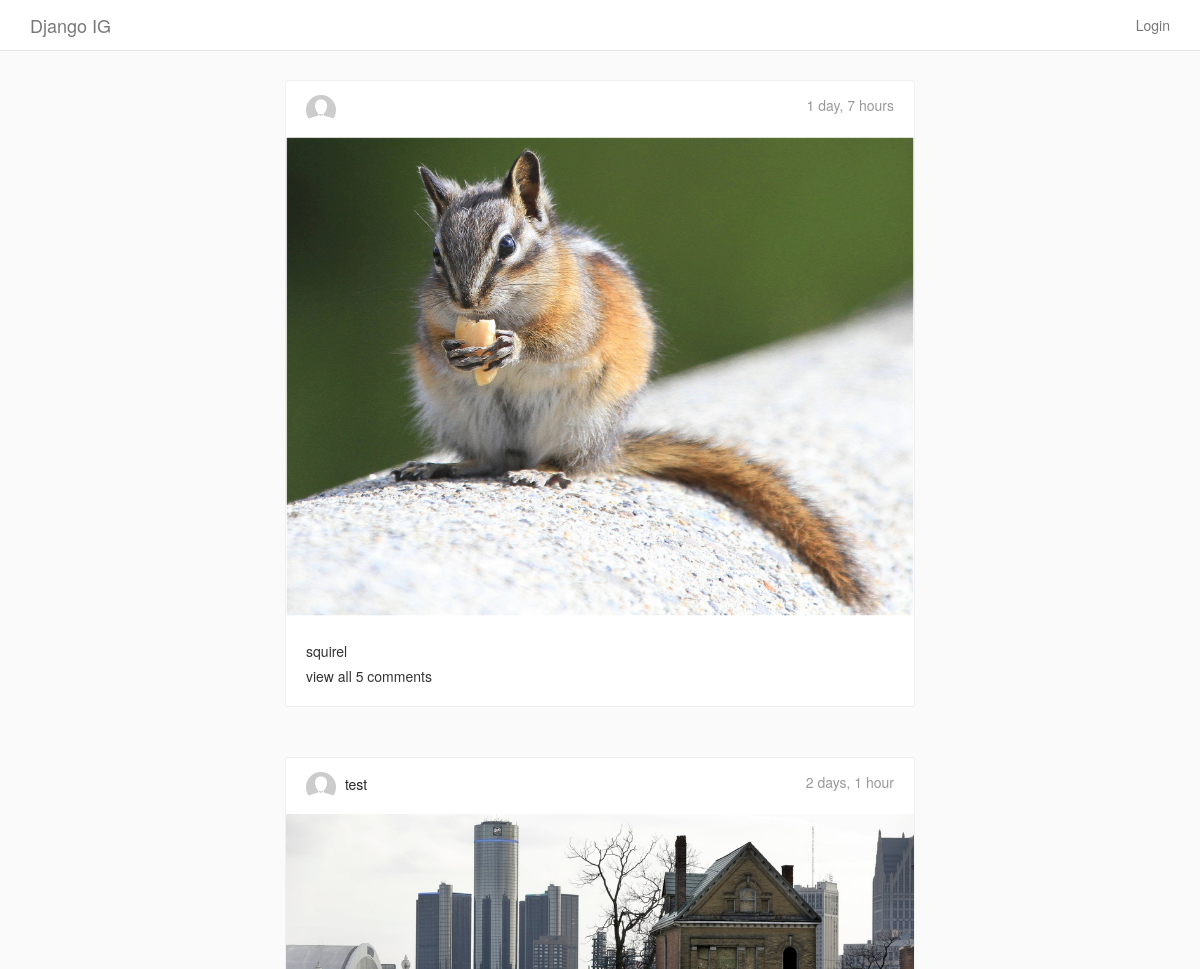
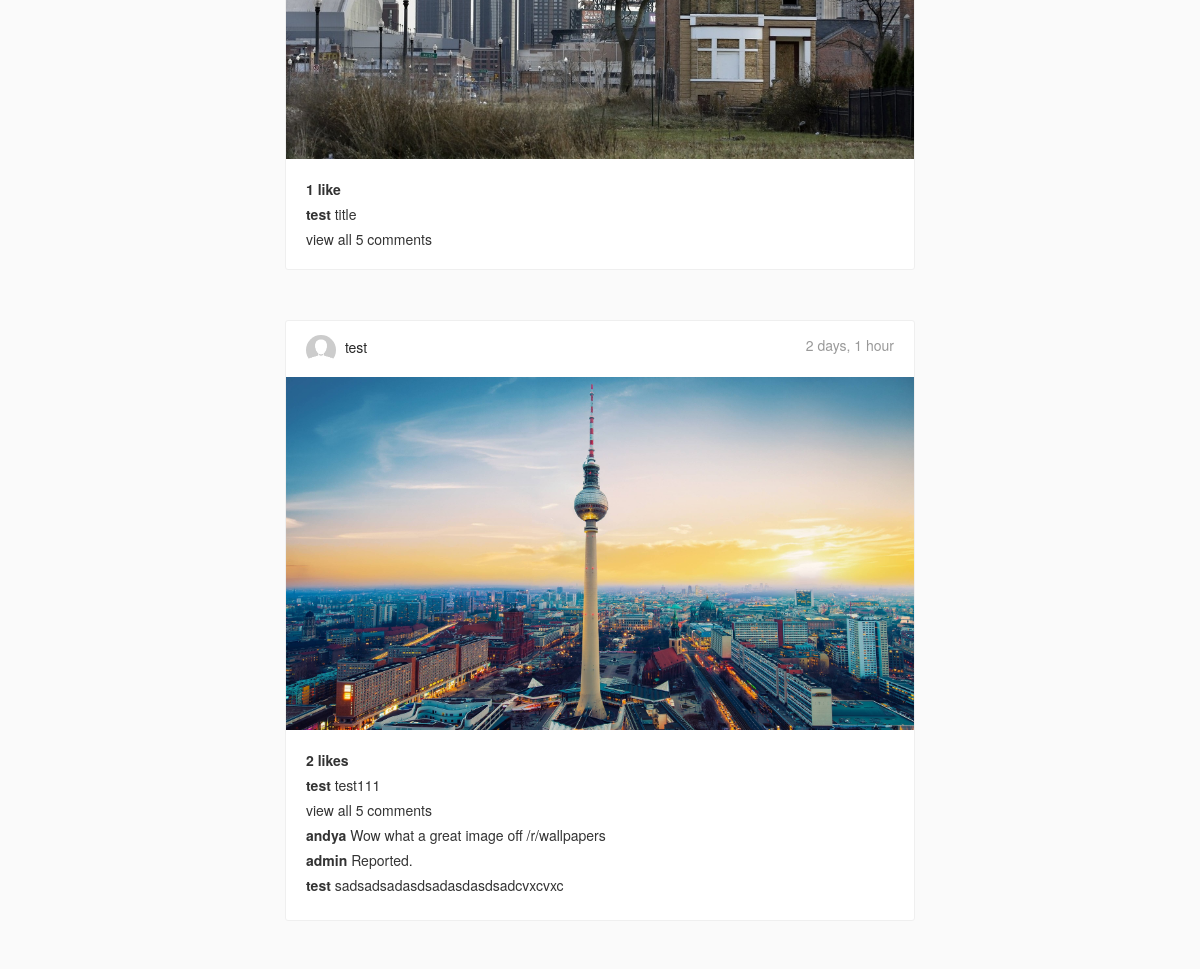
The app's page / (upper part), older data (2 pictures, top to bottom).
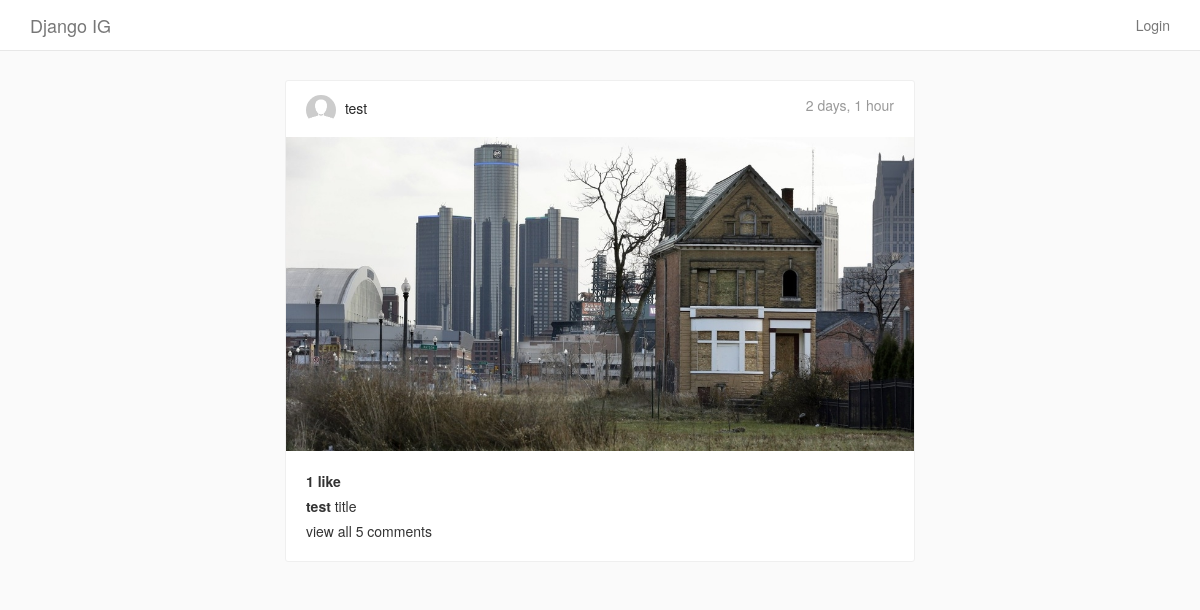
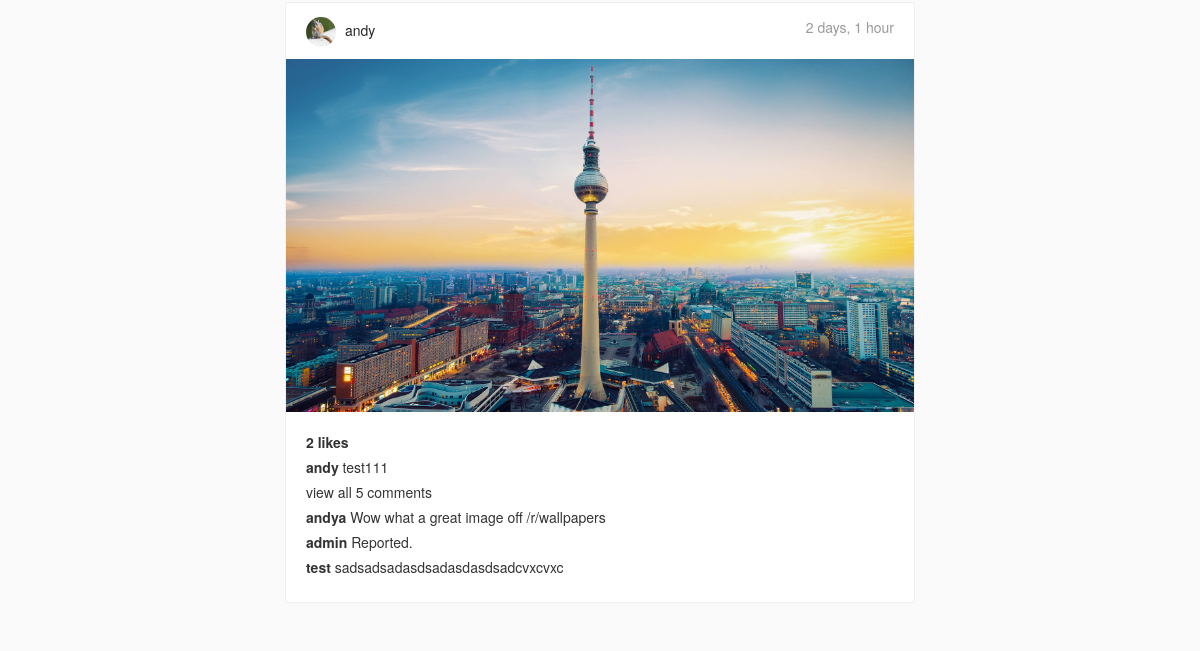
The same page, newer data (2 pictures, top to bottom).
### feeds/models.py (models this page shows, shortened)
class IGPost(models.Model):
    user = models.ForeignKey(User, null=True, blank=True)
    profile = models.ForeignKey(UserProfile, null=True, blank=True)
    title = models.CharField(max_length=100)
    image = ProcessedImageField(upload_to='posts',
                                format='JPEG',
                                options={ 'quality': 100})
    posted_on = models.DateTimeField()
    def get_number_of_likes(self):
        return self.like_set.count()

class UserProfile(models.Model):
    user = models.ForeignKey(User)
    followers = models.ManyToManyField('UserProfile',
                                        related_name="followers_profile",
                                        null=True,
                                        blank=True)
    following = models.ManyToManyField('UserProfile',
                                        related_name="following_profile",
                                        null=True,
                                        blank=True)
    profile_pic = ProcessedImageField(upload_to='profile_pics',
                                format='JPEG',
                                options={ 'quality': 100},
                                null=True,
                                blank=True)
    description = models.CharField(max_length=200, null=True, blank=True)

class Comment(models.Model):
    post = models.ForeignKey('IGPost')
    user = models.OneToOneField(User)
    comment = models.CharField(max_length=100)
    posted_on = models.DateTimeField()

### feeds/views.py (the view)
# urls.py: url(r'^$', views.index, name='index'),
def index(request):
    posts = IGPost.objects.order_by('-posted_on')
    return render(request, 'feeds/index.html', {
        'posts': posts
    })

### feeds/templates/feeds/index.html (shortened to what this page needs)
{% extends 'feeds/base.html' %}
{% load static %}
{% block content %}
    <div class="cards-listing">
        {% for post in posts %}
            <div class="row">
                <div class="card">
                    <div class="card__panel-head">
                        <div class="poster__info">
                            <a href="{% url 'profile' post.user.username %}" class="poster__name">
                              {% if post.profile.profile_pic %}
                                <img class="poster__profilepic" src="{{ post.profile.profile_pic.url }}">
                              {% else %}
                                <img class="poster__profilepic" src="{% static 'images/profile_placeholder.jpg' %}">
                              {% endif %}
                              {{ post.profile.user.username }}
                            </a>
                            <span class="poster__timestamp">
                                {{ post.posted_on|timesince }}
                            </span>
                        </div>
                    </div>
                    <img class="card__main-image" src="{{ post.image.url }}">
                    <div class="card__panel-body">
                        <div class="likes">
                          {% if post.get_number_of_likes %}
                            {{ post.get_number_of_likes }} like{% if post.get_number_of_likes > 1 %}s{% endif %}
                          {% endif %}
                        </div>
                        <ul class="comment-list">
                          <li class="comment-list__comment">
                            <a class="user" href="{% url 'profile' post.user.username %}">
                              {{ post.profile.user.username }}
                            </a>
                            <span class="comment">{{ post.title }}</span>
                          </li>
                          <a class="view-more">view all 5 comments</a>
                          {% for comment in post.comment_set.all %}
                            <li class="comment-list__comment">
                              <a href="{% url 'profile' comment.user.username %}" class="user">
                                {{ comment.user.username }}
                              </a>
                              <span class="comment">{{ comment.comment }}</span>
                            </li>
                          {% endfor %}
                        </ul>
                    </div>
                </div>
            </div>
        {% endfor %}
    </div>
{% endblock %}

Row changes from the older to the newer data that the page shows:
removed IGPost: posted_on "1 day, 7 hours", image (picture), title "squirel"
changed IGPost "test111": profile.profile_pic: picture added; profile.user.username "test" → "andy"
